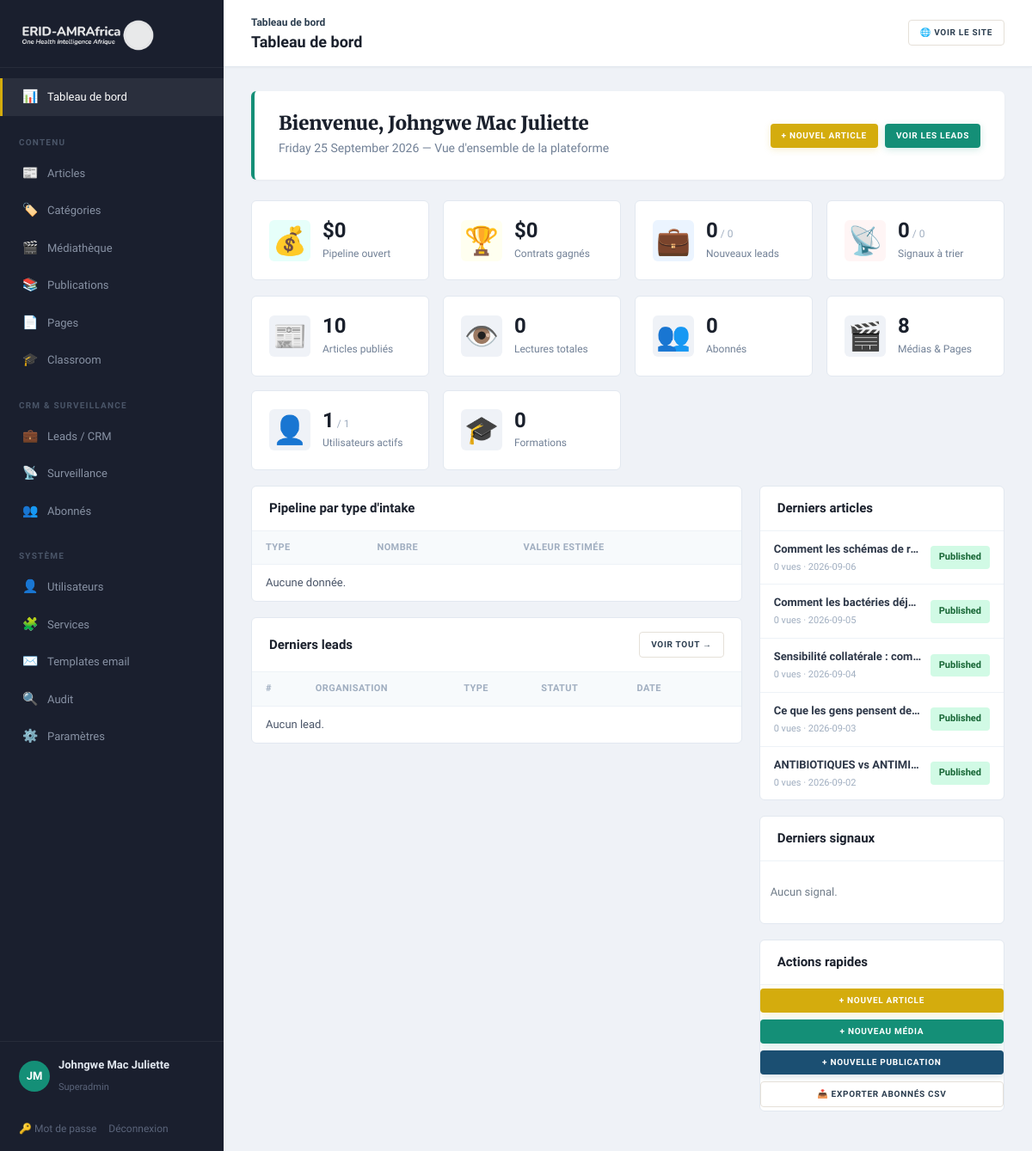
The page /admin (signed in) on the database its author committed.
### tables this page shows
CREATE TABLE articles (
    id              INT UNSIGNED AUTO_INCREMENT PRIMARY KEY,
    category_id     INT UNSIGNED    NOT NULL,
    author_id       INT UNSIGNED    NULL,
    slug            VARCHAR(200)    NOT NULL UNIQUE,
    title_fr        VARCHAR(255)    NOT NULL,
    title_en        VARCHAR(255)    NOT NULL,
    excerpt_fr      TEXT            NULL,
    excerpt_en      TEXT            NULL,
    body_fr         MEDIUMTEXT      NULL,
    body_en         MEDIUMTEXT      NULL,
    cover_image     VARCHAR(255)    NULL,
    seo_keywords    VARCHAR(500)    NULL,
    status          ENUM('draft','published','archived') NOT NULL DEFAULT 'draft',
    is_featured     TINYINT(1)      NOT NULL DEFAULT 0,
    published_at    DATETIME        NULL,
    views           INT UNSIGNED    NOT NULL DEFAULT 0,
    created_at      DATETIME        NOT NULL DEFAULT CURRENT_TIMESTAMP,
    updated_at      DATETIME        NOT NULL DEFAULT CURRENT_TIMESTAMP ON UPDATE CURRENT_TIMESTAMP,
    CONSTRAINT fk_articles_cat    FOREIGN KEY (category_id) REFERENCES categories(id),
    CONSTRAINT fk_articles_author FOREIGN KEY (author_id)   REFERENCES users(id) ON DELETE SET NULL,
    INDEX idx_articles_status (status, published_at)
);

### app/Views/admin/dashboard.php (the view, shortened to what the rows shown need)
<?php
$e = fn($s) => View::e($s);
$u = Auth::user();
?>
<div class="dash-welcome">
    <div>
        <h2 class="dash-welcome__title">Bienvenue, <?= $e($u['name'] ?? 'Admin') ?></h2>
        <p class="dash-welcome__sub"><?= date('l d F Y') ?> — Vue d'ensemble de la plateforme</p>
    </div>
    <div class="dash-welcome__actions">
        <a href="/admin/articles/new" class="btn btn-gold sm">+ Nouvel article</a>
        <a href="/admin/leads" class="btn btn-accent sm">Voir les leads</a>
    </div>
</div>
<div class="dash-kpis">
    <div class="dash-kpi dash-kpi--pipeline">
        <div class="dash-kpi__icon">💰</div>
        <div class="dash-kpi__data">
            <span class="dash-kpi__value">$<?= number_format($stats['pipeline_usd']) ?></span>
            <span class="dash-kpi__label">Pipeline ouvert</span>
        </div>
    </div>
    <div class="dash-kpi dash-kpi--won">
        <div class="dash-kpi__icon">🏆</div>
        <div class="dash-kpi__data">
            <span class="dash-kpi__value">$<?= number_format($stats['won_usd']) ?></span>
            <span class="dash-kpi__label">Contrats gagnés</span>
        </div>
    </div>
    <div class="dash-kpi dash-kpi--leads">
        <div class="dash-kpi__icon">💼</div>
        <div class="dash-kpi__data">
            <span class="dash-kpi__value"><?= $stats['leads_new'] ?><small> / <?= $stats['leads_total'] ?></small></span>
            <span class="dash-kpi__label">Nouveaux leads</span>
        </div>
    </div>
    <div class="dash-kpi dash-kpi--signals">
        <div class="dash-kpi__icon">📡</div>
        <div class="dash-kpi__data">
            <span class="dash-kpi__value"><?= $stats['rumours_new'] ?><small> / <?= $stats['rumours_total'] ?></small></span>
            <span class="dash-kpi__label">Signaux à trier</span>
        </div>
    </div>
</div>
<div class="dash-kpis">
    <div class="dash-kpi">
        <div class="dash-kpi__icon">📰</div>
        <div class="dash-kpi__data">
            <span class="dash-kpi__value"><?= $stats['articles'] ?></span>
            <span class="dash-kpi__label">Articles publiés</span>
        </div>
    </div>
    <div class="dash-kpi">
        <div class="dash-kpi__icon">👁️</div>
        <div class="dash-kpi__data">
            <span class="dash-kpi__value"><?= number_format($stats['views_total']) ?></span>
            <span class="dash-kpi__label">Lectures totales</span>
        </div>
    </div>
    <div class="dash-kpi">
        <div class="dash-kpi__icon">👥</div>
        <div class="dash-kpi__data">
            <span class="dash-kpi__value"><?= $stats['subscribers'] ?></span>
            <span class="dash-kpi__label">Abonnés</span>
        </div>
    </div>
    <div class="dash-kpi">
        <div class="dash-kpi__icon">🎬</div>
        <div class="dash-kpi__data">
            <span class="dash-kpi__value"><?= $stats['media_count'] + $stats['pages_count'] ?></span>
            <span class="dash-kpi__label">Médias & Pages</span>
        </div>
    </div>
    <div class="dash-kpi">
        <div class="dash-kpi__icon">👤</div>
        <div class="dash-kpi__data">
            <span class="dash-kpi__value"><?= $stats['users_active'] ?><small> / <?= $stats['users_total'] ?></small></span>
            <span class="dash-kpi__label">Utilisateurs actifs</span>
        </div>
    </div>
    <div class="dash-kpi">
        <div class="dash-kpi__icon">🎓</div>
        <div class="dash-kpi__data">
            <span class="dash-kpi__value"><?= $stats['courses_count'] ?></span>
            <span class="dash-kpi__label">Formations</span>
        </div>
    </div>
</div>
<div class="dash-grid">
    <div class="dash-col-main">
        <div class="panel">
            <div class="panel__head">
                <h3>Pipeline par type d'intake</h3>
            </div>
            <table class="data-table">
                <thead><tr><th>Type</th><th>Nombre</th><th>Valeur estimée</th></tr></thead>
                <tbody>
                <?php if (!$byType): ?><tr><td colspan="3" class="muted">Aucune donnée.</td></tr><?php endif; ?>
                </tbody>
            </table>
        </div>
        <div class="panel">
            <div class="panel__head">
                <h3>Derniers leads</h3>
                <a href="/admin/leads" class="btn btn-ghost sm">Voir tout →</a>
            </div>
            <table class="data-table">
                <thead><tr><th>#</th><th>Organisation</th><th>Type</th><th>Statut</th><th>Date</th><th></th></tr></thead>
                <tbody>
                <?php if (!$recent): ?><tr><td colspan="6" class="muted">Aucun lead.</td></tr><?php endif; ?>
                </tbody>
            </table>
        </div>
    </div>
    <div class="dash-col-side">
        <div class="panel">
            <div class="panel__head"><h3>Derniers articles</h3></div>
            <div class="dash-mini-list">
                <?php foreach ($recentArticles as $ra): ?>
                <a href="/admin/articles/<?= (int)$ra['id'] ?>/edit" class="dash-mini-item">
                    <div class="dash-mini-item__text">
                        <span class="dash-mini-item__title"><?= $e($ra['title_fr']) ?></span>
                        <span class="dash-mini-item__meta"><?= (int)$ra['views'] ?> vues · <?= $e(substr($ra['published_at'] ?? $ra['created_at'], 0, 10)) ?></span>
                    </div>
                    <span class="status status-<?= $e($ra['status']) ?>"><?= $e($ra['status']) ?></span>
                </a>
                <?php endforeach; ?>
            </div>
        </div>
        <div class="panel">
            <div class="panel__head"><h3>Derniers signaux</h3></div>
            <div class="dash-mini-list">
                <?php if (!$recentRumours): ?><p class="muted" style="padding:12px;font-size:13px">Aucun signal.</p><?php endif; ?>
            </div>
        </div>
        <div class="panel">
            <div class="panel__head"><h3>Actions rapides</h3></div>
            <div style="padding:4px 0;display:flex;flex-direction:column;gap:8px">
                <a href="/admin/articles/new" class="btn btn-gold full sm">+ Nouvel article</a>
                <a href="/admin/media/new" class="btn btn-accent full sm">+ Nouveau média</a>
                <a href="/admin/publications/new" class="btn btn-dark full sm">+ Nouvelle publication</a>
                <a href="/admin/subscribers/export" class="btn btn-ghost full sm">📥 Exporter abonnés CSV</a>
            </div>
        </div>
    </div>
</div>

### app/Core/Router.php (shortened to what the rows shown need)
<?php
final class Router
{
    private array $routes = ['GET' => [], 'POST' => []];
    public function get(string $path, callable|array $handler): void
    {
        $this->routes['GET'][$this->normalize($path)] = $handler;
    }
    public function post(string $path, callable|array $handler): void
    {
        $this->routes['POST'][$this->normalize($path)] = $handler;
    }
    private function normalize(string $path): string
    {
        return '/' . trim($path, '/');
    }
    public function dispatch(string $method, string $uri): void
    {
        $path = $this->normalize(parse_url($uri, PHP_URL_PATH) ?: '/');
        foreach ($this->routes[$method] ?? [] as $route => $handler) {
            $pattern = '#^' . preg_replace('#\{[a-zA-Z_]+\}#', '([^/]+)', $route) . '$#';
            if (preg_match($pattern, $path, $m)) {
                array_shift($m);
                $this->invoke($handler, $m);
                return;
            }
        }
    }
    private function invoke(callable|array $handler, array $args): void
    {
        if (is_array($handler)) {
            [$class, $method] = $handler;
            (new $class())->{$method}(...$args);
            return;
        }
    }
}

### app/Views/layouts/admin.php (shortened to what the rows shown need)
<?php
$e = fn($s) => View::e($s);
$u = Auth::user();
$uri = strtok($_SERVER['REQUEST_URI'] ?? '', '?');
$isActive = fn($path) => $uri === $path ? 'active' : '';
$initials = implode('', array_map(fn($w) => mb_strtoupper(mb_substr($w, 0, 1)), explode(' ', $u['name'] ?? 'A')));
$crumbs = [['Tableau de bord', '/admin']];
$path = '/admin';
?>
<!DOCTYPE html>
<html lang="fr">
<head>
    <link rel="stylesheet" href="/assets/css/app.css">
</head>
<body class="admin">
<aside class="sidebar" id="adminSidebar">
    <div class="sidebar__logo">
        <a href="/admin"><img src="/assets/logo.png" alt="ERID-AMRAfrica" class="sidebar__logo-img"></a>
    </div>
    <nav class="sidebar__nav">
        <a href="/admin" class="sidebar__link <?= $isActive('/admin') ?>">
            <span class="sidebar__icon">📊</span> Tableau de bord
        </a>
        <div class="sidebar__section">Contenu</div>
        <a href="/admin/articles" class="sidebar__link <?= str_starts_with($uri, '/admin/articles') ? 'active' : '' ?>">
            <span class="sidebar__icon">📰</span> Articles
        </a>
        <a href="/admin/categories" class="sidebar__link <?= str_starts_with($uri, '/admin/categories') ? 'active' : '' ?>">
            <span class="sidebar__icon">🏷️</span> Catégories
        </a>
        <a href="/admin/media" class="sidebar__link <?= str_starts_with($uri, '/admin/media') ? 'active' : '' ?>">
            <span class="sidebar__icon">🎬</span> Médiathèque
        </a>
        <a href="/admin/publications" class="sidebar__link <?= str_starts_with($uri, '/admin/publications') ? 'active' : '' ?>">
            <span class="sidebar__icon">📚</span> Publications
        </a>
        <a href="/admin/pages" class="sidebar__link <?= str_starts_with($uri, '/admin/pages') ? 'active' : '' ?>">
            <span class="sidebar__icon">📄</span> Pages
        </a>
        <a href="/admin/courses" class="sidebar__link <?= str_starts_with($uri, '/admin/courses') ? 'active' : '' ?>">
            <span class="sidebar__icon">🎓</span> Classroom
        </a>
        <div class="sidebar__section">CRM & Surveillance</div>
        <a href="/admin/leads" class="sidebar__link <?= str_starts_with($uri, '/admin/leads') ? 'active' : '' ?>">
            <span class="sidebar__icon">💼</span> Leads / CRM
        </a>
        <a href="/admin/rumours" class="sidebar__link <?= str_starts_with($uri, '/admin/rumours') ? 'active' : '' ?>">
            <span class="sidebar__icon">📡</span> Surveillance
        </a>
        <a href="/admin/subscribers" class="sidebar__link <?= str_starts_with($uri, '/admin/subscribers') ? 'active' : '' ?>">
            <span class="sidebar__icon">👥</span> Abonnés
        </a>
        <?php if (in_array($_SESSION['urole'] ?? '', ['superadmin', 'editor'])): ?>
        <div class="sidebar__section">Système</div>
        <?php if (($_SESSION['urole'] ?? '') === 'superadmin'): ?>
        <a href="/admin/users" class="sidebar__link <?= str_starts_with($uri, '/admin/users') ? 'active' : '' ?>">
            <span class="sidebar__icon">👤</span> Utilisateurs
        </a>
        <?php endif; ?>
        <a href="/admin/services" class="sidebar__link <?= str_starts_with($uri, '/admin/services') ? 'active' : '' ?>">
            <span class="sidebar__icon">🧩</span> Services
        </a>
        <a href="/admin/email-templates" class="sidebar__link <?= str_starts_with($uri, '/admin/email-templates') ? 'active' : '' ?>">
            <span class="sidebar__icon">✉️</span> Templates email
        </a>
        <a href="/admin/audit" class="sidebar__link <?= str_starts_with($uri, '/admin/audit') ? 'active' : '' ?>">
            <span class="sidebar__icon">🔍</span> Audit
        </a>
        <a href="/admin/settings" class="sidebar__link <?= str_starts_with($uri, '/admin/settings') ? 'active' : '' ?>">
            <span class="sidebar__icon">⚙️</span> Paramètres
        </a>
        <?php endif; ?>
    </nav>
    <div class="sidebar__user">
        <div class="sidebar__avatar"><?= $e(mb_substr($initials, 0, 2)) ?></div>
        <div class="sidebar__user-info">
            <strong><?= $e($u['name'] ?? '') ?></strong>
            <small><?= $e(ucfirst($u['role'] ?? '')) ?></small>
        </div>
    </div>
    <div class="sidebar__foot">
        <a href="/admin/password">🔑 Mot de passe</a>
        <a href="/admin/logout">Déconnexion</a>
    </div>
</aside>
<div class="admin-main">
    <header class="admin-top">
        <div class="admin-top__left">
            <nav class="breadcrumbs" aria-label="Fil d'Ariane">
                <?php foreach ($crumbs as $i => $c): ?>
                    <?php if ($i === count($crumbs) - 1): ?>
                        <span class="breadcrumbs__current"><?= $e($c[0]) ?></span>
                    <?php else: ?>
                        <a href="<?= $e($c[1]) ?>" class="breadcrumbs__link"><?= $e($c[0]) ?></a>
                    <?php endif; ?>
                <?php endforeach; ?>
            </nav>
            <h1><?= $e($title ?? '') ?></h1>
        </div>
        <div class="admin-top__right">
            <a class="btn btn-ghost sm" href="/" target="_blank">🌐 Voir le site</a>
        </div>
    </header>
    <div class="admin-content"><?= $content ?></div>
</div>
</body>
</html>

### rows shown on the page
articles: c "Tableau de bord", views "0", articles "10", $stats['media_count'] + $stats['pages_count'] "8", id "1", title_fr "Comment les schémas de r…", published_at "2026-09-06", status "Published"
articles: title_fr "Comment les bactéries déj…", views "0", published_at "2026-09-05", status "Published"
articles: title_fr "Sensibilité collatérale : com…", views "0", published_at "2026-09-04", status "Published"
articles: title_fr "Ce que les gens pensent de…", views "0", published_at "2026-09-03", status "Published"
articles: title_fr "ANTIBIOTIQUES vs ANTIMI…", views "0", published_at "2026-09-02", status "Published"
